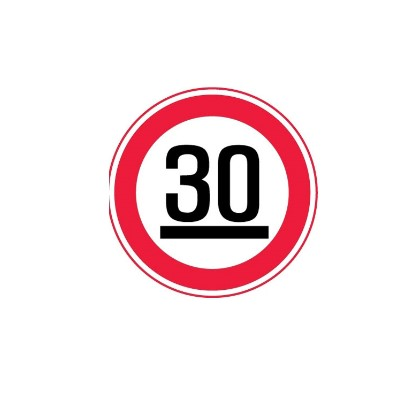
#> input picture JungHyeok/sign32.jpg, 413 x 402 px
$ python '8.14 crop 테스트.py'
#> lines starting #> are read from the running program, lines starting #| are printed output that depends on the picture; after the words box and inside, x2 and y2 are one past the last pixel; in counts of white or black regions, pixels touching at a corner belong together
import cv2
import numpy as np


img = cv2.imread('sign32.jpg', cv2.IMREAD_COLOR)
#> img is the input picture: shape (402, 413, 3); mean B, G, R 231.1, 228.6, 244.4
gray = cv2.cvtColor(img, cv2.COLOR_BGR2GRAY)
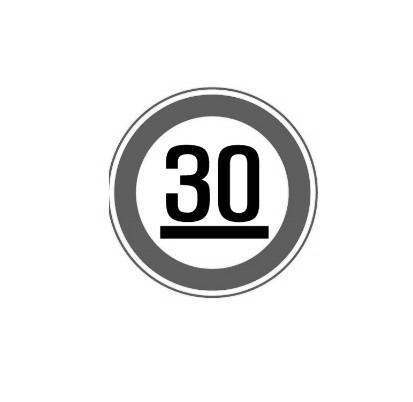
#> gray: shape (402, 413); min 0, max 255, mean 233.6
edges = cv2.Canny(gray,40,140)
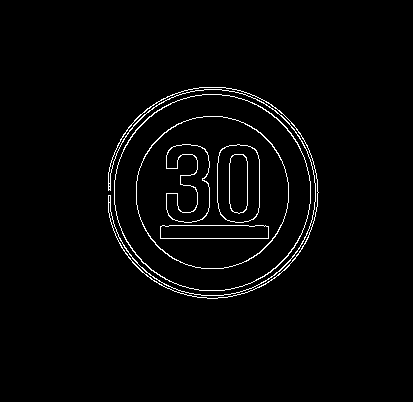
#> edges: shape (402, 413); 2.2% white in thin lines or dots, all inside (x1, y1, x2, y2) = (108, 87, 319, 299)
while(1):


    lines = cv2.HoughLinesP(edges, 1, np.pi / 180, 10, None, 100, 10)
#> lines = [[162, 225, 265, 225], [150, 238, 273, 238]]

    if lines is not None:
        for line in lines[0]:
            pt1 = (line[0], line[1])
            pt2 = (line[2], line[3])

            cv2.line(edges, pt1, pt2, (0, 0, 255), 3)
#> this loop made 1 pass


    cv2.imshow('original', img)
    #cv2.imshow('gray',gray)
    #cv2.imshow('Edges',edges)

    ##circle detect
    img2 = img.copy()
    img2 = cv2.GaussianBlur(img2, (3,3), 0)
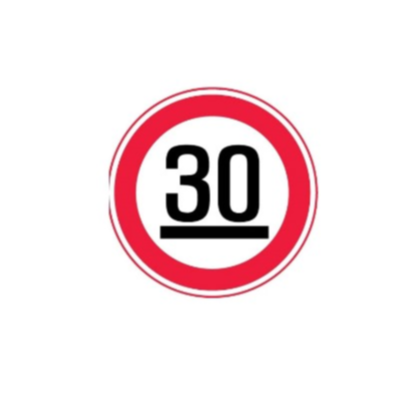
#> img2: shape (402, 413, 3); mean B, G, R 231.1, 228.6, 244.4
    gray2 = cv2.cvtColor(img2, cv2.COLOR_BGR2GRAY)
    #parmar1,2 조절이 핵심포인트.
    circles = cv2.HoughCircles(gray2, cv2.HOUGH_GRADIENT, 1, 10, param1=200, param2=120, minRadius=0, maxRadius=0)
#> circles = [[212.5, 191.5, 105.6], [201.5, 183.5, 89.5]]

    if circles is not None:
        circles = np.uint16(np.around(circles))
#> circles = [[212, 192, 106], [202, 184, 90]]

        for i in circles[0, :]:
            cv2.circle(img2, (i[0], i[1]), i[2], (255, 255, 0), 3)  #3이 두께를 의미.
            #cv2.circle(img2, (i[0]+i[2], i[1]+i[2]), i[2], (255, 255, 0), 3)
            #cv2.circle(img2, (i[0]-i[2], i[1]-i[2]), i[2], (255, 255, 0), 3)
            cv2.imshow('Circle', img2)
            print(i[0])
            print(i[1])
            print(i[2])
            #crop_cimg0 = gray[i[1]-i[2]:i[1]+i[2]+i[2] , i[0]-i[2]:i[0]+i[2]+i[2]] #crop from x, y, w, h
            crop_cimg1 = gray[i[1]-i[2]:i[1]+i[2],i[0]-i[2]:i[0]+i[2]] #crop from x, y, w, h
#> this loop made 2 passes
#| 212
#| 192
#| 106
#| 202
#| 184
#| 90
#> pass 1, `cv2.imshow('Circle', img2)`:
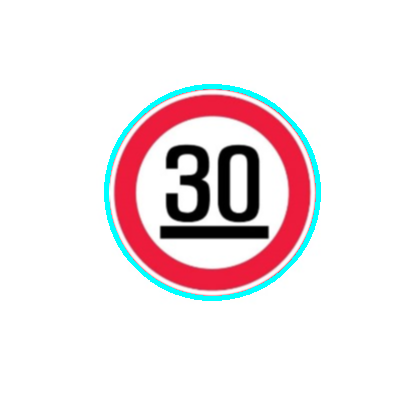
#> window 'Circle': shape (402, 413, 3); mean B, G, R 232.4, 230.1, 240
#> pass 1, `crop_cimg1 = gray[i[1]-i[2]:i[1]+i[2],i[0]-i[2]:i[0]+i[2]]`:
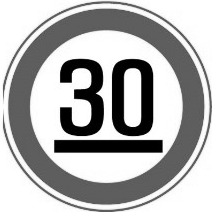
#> crop_cimg1: shape (212, 212); min 0, max 255, mean 176.1
#> pass 2, `cv2.imshow('Circle', img2)`:
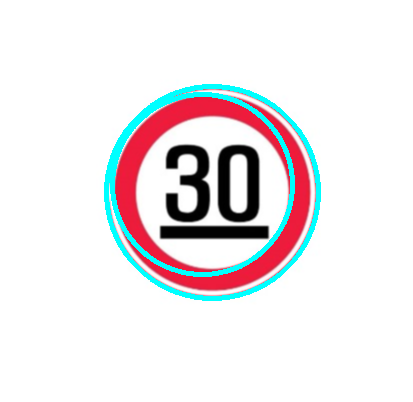
#> window 'Circle': shape (402, 413, 3); mean B, G, R 234.7, 232.7, 236.1
#> pass 2, `crop_cimg1 = gray[i[1]-i[2]:i[1]+i[2],i[0]-i[2]:i[0]+i[2]]`:
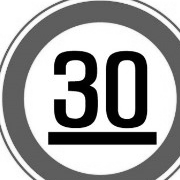
#> crop_cimg1: shape (180, 180); min 0, max 255, mean 163.9
            # [5 lines of commented-out code are left out]
    cv2.imshow('1',crop_cimg1)
    #cv2.imshow('2',crop_cimg2)
    #cv2.imshow('3',crop_cimg3)
    #cv2.imshow('4',crop_cimg4)


    cv2.waitKey(0)


cv2.destroyAllWindows()

$ run again, with JungHyeok/sign2.jpg copied over JungHyeok/sign32.jpg
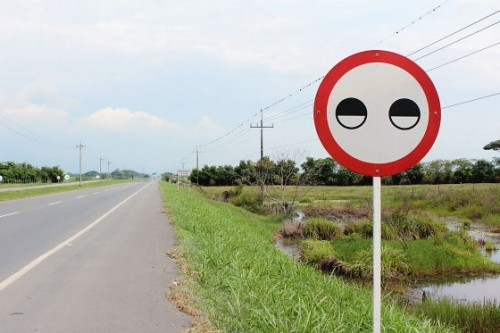
#> input picture JungHyeok/sign2.jpg, 500 x 333 px
#> img is the input picture: shape (333, 500, 3); mean B, G, R 161.7, 177, 175.8
#> lines = 101 rows, first 6: [176, 278, 485, 332], [169, 251, 441, 275], [373, 243, 486, 277], [223, 192, 429, 255], [268, 232, 493, 240], [153, 178, 355, 171]
#> the loop `for line in lines[0]:` made 1 pass
#> after the loop `for line in lines[0]:`:
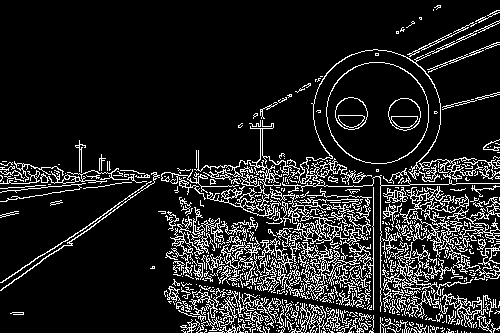
#> edges: shape (333, 500); 13% white in thin lines or dots
#> `circles = cv2.HoughCircles(gray2, cv2.HOUGH_GRADIENT, 1, 10, param1=20..`: circles = [[377.5, 112.5, 50.4]]
#> `circles = np.uint16(np.around(circles))`: circles = [[378, 112, 50]]
#> the loop `for i in circles[0, :]:` made 1 pass
#> (printed output is left out)
#> pass 1, `crop_cimg1 = gray[i[1]-i[2]:i[1]+i[2],i[0]-i[2]:i[0]+i[2]]`:
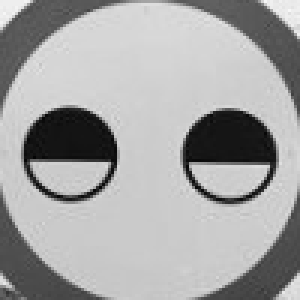
#> crop_cimg1: shape (100, 100) (shown 3 times larger); min 4, max 247, mean 164.5
